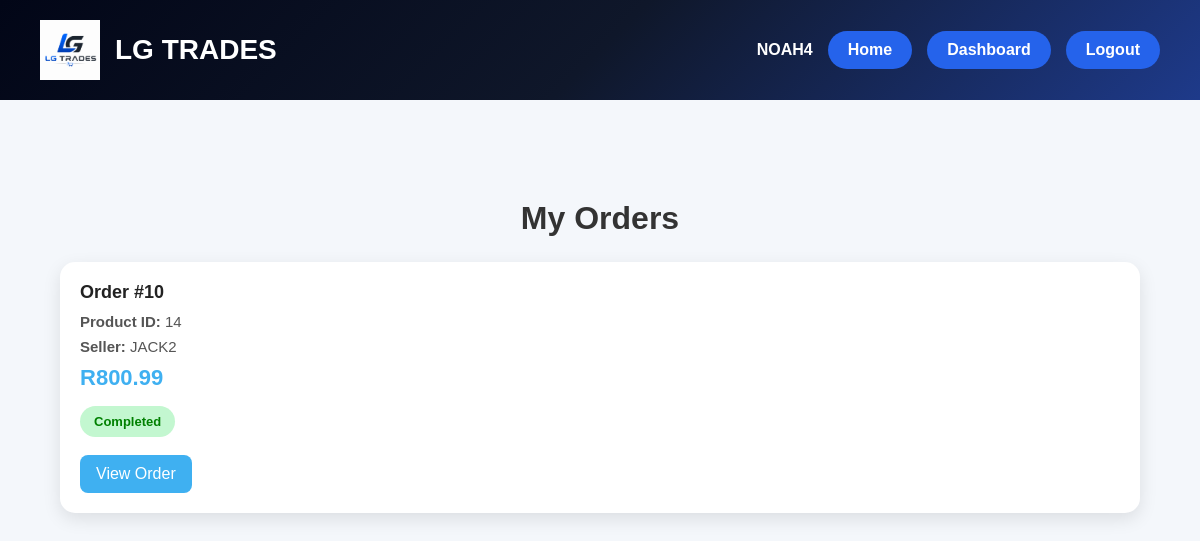
/userorders.php (signed in), run on the app's committed database.
### tables this page shows
CREATE TABLE `sales` (
  `sale_id` int(11) NOT NULL,
  `product_id` int(11) NOT NULL,
  `seller_username` varchar(100) NOT NULL,
  `buyer_username` varchar(100) NOT NULL,
  `sale_status` varchar(50) DEFAULT 'Pending',
  `sale_date` timestamp NOT NULL DEFAULT current_timestamp(),
  `amount` decimal(10,2) NOT NULL DEFAULT 0.00,
  `order_status` varchar(50) DEFAULT 'Paid',
  `seller_paid` tinyint(1) DEFAULT 0
);

### userorders.php (the view, shortened to what this page needs)
<?php
include "db.php";
include "header.php";
$user = $_SESSION['username'];
$result = mysqli_query($conn,
"SELECT * FROM sales
 WHERE buyer_username='$user'
 ORDER BY sale_date DESC");
?>
<!DOCTYPE html>
<html>
<head>
<link rel="stylesheet" href="style.css">
</head>
<body class="orders_body">
<div class="orders_container">
    <h1 class="orders_title">My Orders</h1>
    <?php if(mysqli_num_rows($result) > 0){ ?>
        <div class="orders_grid">
        <?php while($row = mysqli_fetch_assoc($result)){ ?>
            <div class="orders_card">
                <div class="orders_id">
                    Order #<?php echo $row['sale_id']; ?>
                </div>
                <div class="orders_text">
                    <strong>Product ID:</strong>
                    <?php echo $row['product_id']; ?>
                </div>
                <div class="orders_text">
                    <strong>Seller:</strong>
                    <?php echo $row['seller_username']; ?>
                </div>
                <div class="orders_price">
                    R<?php echo $row['amount']; ?>
                </div>
                <?php
                    $status = $row['order_status'];
                    $status_class = "";
                    if($status == "Paid"){
                        $status_class = "status_paid";
                    }
                    elseif($status == "Shipped"){
                        $status_class = "status_shipped";
                    }
                    elseif($status == "Delivered"){
                        $status_class = "status_delivered";
                    }
                    elseif($status == "Completed"){
                        $status_class = "status_completed";
                    }
                ?>
                <div class="orders_status <?php echo $status_class; ?>">
                    <?php echo $status; ?>
                </div>
                <br>
                <a class="orders_button"
                   href="orderdetails.php?sale_id=<?php echo $row['sale_id']; ?>&from=orders">
                   View Order
                </a>
            </div>
        <?php } ?>
        </div>
    <?php } else { ?>
        <div class="orders_empty">
            You have no orders yet.
        </div>
    <?php } ?>
</div>
</body>
</html>

### style.css (style rules this page uses)
* { margin:0; padding:0; box-sizing:border-box; font-family:Arial, sans-serif; }
h1 { text-align:center; }
.status_completed { color: green; font-weight: bold; }
.status_completed { background:#c3f7d0; color:green; }
.orders_body { margin:0; font-family:Arial; background:#f4f7fb; min-height:100vh; }
.orders_container { width:90%; margin:100px auto; }
.orders_title { font-size:32px; margin-bottom:25px; color:#333; }
.orders_grid { display:grid; grid-template-columns:repeat(auto-fit,minmax(320px,1fr)); gap:25px; }
.orders_card { background:white; border-radius:15px; padding:20px; box-shadow:0 6px 18px rgba(0,0,0,0.1); transition:0.3s; }
.orders_id { font-size:18px; font-weight:bold; margin-bottom:10px; color:#222; }
.orders_text { margin:8px 0; color:#555; font-size:15px; }
.orders_price { font-size:22px; font-weight:bold; color:#3fb0f1; margin-top:10px; }
.orders_status { display:inline-block; margin-top:15px; padding:8px 14px; border-radius:20px; font-size:13px; font-weight:bold; }
.orders_button { display:inline-block; margin-top:18px; padding:10px 16px; background:#3fb0f1; color:white; text-decoration:none; border-radius:8px; transition:0.3s; }

### data on the page
sales: sale_id "10", product "14", seller_username "JACK2", amount "800.99", order_status "Completed"

### other printed values
$_SESSION['username'] "NOAH4"
